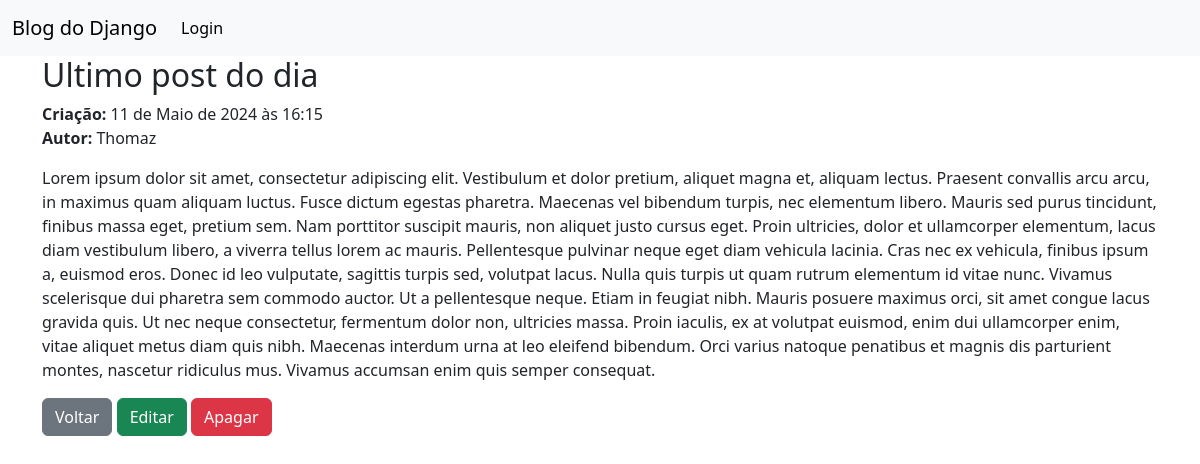
Screenshot of /post/3/ with the database file from the repository.
### blog/models.py (models this page shows, shortened)
class Post(models.Model):
    title = models.CharField(max_length=150)
    date = models.DateTimeField(auto_now=True)
    author = models.ForeignKey(
        settings.AUTH_USER_MODEL,
        on_delete=models.CASCADE,
    )
    content = models.TextField()

### blog/views.py (the view)
# urls.py: path('post/<int:pk>/', BlogDetailView.as_view(), name='post_detail'),
class BlogDetailView(DetailView):
    model = Post
    template_name = 'post_detail.html'

### templates/post_detail.html
{% extends "base.html" %}
{% block content %}
    <h2>{{post.title}}</h2>
    <p><b>Criação:</b> {{post.date}}<br/>
    <b>Autor:</b> {{post.author.first_name}}</p>
    <p>{{post.content}}</p>
    <p><a class="btn btn-secondary" href="{% url 'home' %}" role="button">Voltar</a>
       <a class="btn btn-success" href="{% url 'post_update' post.pk %}" role="button">Editar</a>
       <a class="btn btn-danger" href="{% url 'post_delete' post.pk %}" role="button">Apagar</a>
    </p>
{% endblock content %}

### rows the page displays
Post: title "Ultimo post do dia", date "11 de Maio de 2024 às 16:15", author.first_name "Thomaz", content "Lorem ipsum dolor sit amet, consectetur adipiscing elit. Vestibulum et dolor pretium, aliquet magna et, aliquam lectus. Praesent convallis arcu arcu, in maximus quam aliquam luctus. Fusce dictum egestas pharetra. Maecenas vel bibendum turpis, nec elementum libero. Mauris sed purus tincidunt, finibus massa eget, pretium sem. Nam porttitor suscipit mauris, non aliquet justo cursus eget. Proin ultricies, dolor et ullamcorper elementum, lacus diam vestibulum libero, a viverra tellus lorem ac mauris. Pellentesque pulvinar neque eget diam vehicula lacinia. Cras nec ex vehicula, finibus ipsum a, euismod eros. Donec id leo vulputate, sagittis turpis sed, volutpat lacus. Nulla quis turpis ut quam…"
